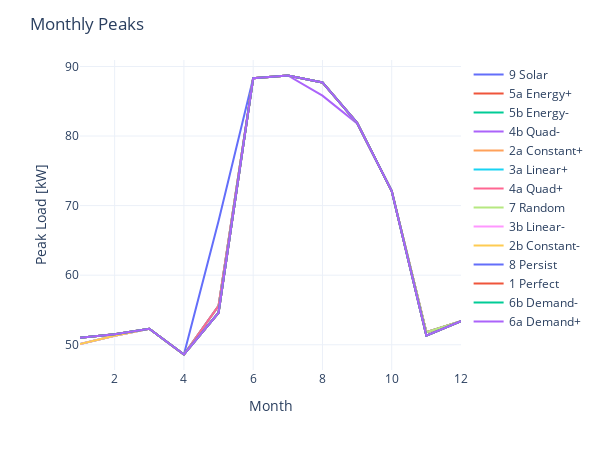

Here is the notebook cell this chart was saved with:
### Code cell
r_peakplot = r.sort_values('p_Ct')[[f'pk_{i}' for i in range(1,13)]].T
r_peakplot.index = list(range(1,13))
f = r_peakplot.plot(width=600,height=450)

f.update_layout(yaxis_title='Peak Load [kW]',
                     xaxis_title='Month',
                     title='Monthly Peaks',
                     template='plotly_white',
                     legend={'title':None})

### Figure 1 — Plotly figure (JSON) as saved in the notebook; plotly's stock layout.template omitted (floating-point values rounded to 4 significant figures)
{"data": [{"hovertemplate": "variable=9 Solar<br>index=%{x}<br>value=%{y}<extra></extra>", "legendgroup": "9 Solar", "line": {"color": "#636efa", "dash": "solid"}, "marker": {"symbol": "circle"}, "mode": "lines", "name": "9 Solar", "orientation": "v", "showlegend": true, "type": "scatter", "x": [1, 2, 3, 4, 5, 6, 7, 8, 9, 10, 11, 12], "xaxis": "x", "y": [51, 51.5, 52.3, 48.6, 67.8, 88.3, 88.7, 87.7, 81.9, 72.1, 51.8, 53.4], "yaxis": "y"}, {"hovertemplate": "variable=5a Energy+<br>index=%{x}<br>value=%{y}<extra></extra>", "legendgroup": "5a Energy+", "line": {"color": "#EF553B", "dash": "solid"}, "marker": {"symbol": "circle"}, "mode": "lines", "name": "5a Energy+", "orientation": "v", "showlegend": true, "type": "scatter", "x": [1, 2, 3, 4, 5, 6, 7, 8, 9, 10, 11, 12], "xaxis": "x", "y": [51, 51.5, 52.3, 48.6, 55.6, 88.3, 88.7, 87.7, 81.9, 72.1, 51.8, 53.4], "yaxis": "y"}, {"hovertemplate": "variable=5b Energy-<br>index=%{x}<br>value=%{y}<extra></extra>", "legendgroup": "5b Energy-", "line": {"color": "#00cc96", "dash": "solid"}, "marker": {"symbol": "circle"}, "mode": "lines", "name": "5b Energy-", "orientation": "v", "showlegend": true, "type": "scatter", "x": [1, 2, 3, 4, 5, 6, 7, 8, 9, 10, 11, 12], "xaxis": "x", "y": [50.1, 51.3, 52.3, 48.6, 54.6, 88.3, 88.7, 87.7, 81.9, 72.1, 51.3, 53.4], "yaxis": "y"}, {"hovertemplate": "variable=4b Quad-<br>index=%{x}<br>value=%{y}<extra></extra>", "legendgroup": "4b Quad-", "line": {"color": "#ab63fa", "dash": "solid"}, "marker": {"symbol": "circle"}, "mode": "lines", "name": "4b Quad-", "orientation": "v", "showlegend": true, "type": "scatter", "x": [1, 2, 3, 4, 5, 6, 7, 8, 9, 10, 11, 12], "xaxis": "x", "y": [50.1, 51.3, 52.3, 48.6, 54.6, 88.3, 88.7, 85.8, 81.8, 72.1, 51.3, 53.4], "yaxis": "y"}, {"hovertemplate": "variable=2a Constant+<br>index=%{x}<br>value=%{y}<extra></extra>", "legendgroup": "2a Constant+", "line": {"color": "#FFA15A", "dash": "solid"}, "marker": {"symbol": "circle"}, "mode": "lines", "name": "2a Constant+", "orientation": "v", "showlegend": true, "type": "scatter", "x": [1, 2, 3, 4, 5, 6, 7, 8, 9, 10, 11, 12], "xaxis": "x", "y": [51, 51.5, 52.3, 48.6, 55.6, 88.3, 88.7, 87.7, 81.9, 72.1, 51.8, 53.4], "yaxis": "y"}, {"hovertemplate": "variable=3a Linear+<br>index=%{x}<br>value=%{y}<extra></extra>", "legendgroup": "3a Linear+", "line": {"color": "#19d3f3", "dash": "solid"}, "marker": {"symbol": "circle"}, "mode": "lines", "name": "3a Linear+", "orientation": "v", "showlegend": true, "type": "scatter", "x": [1, 2, 3, 4, 5, 6, 7, 8, 9, 10, 11, 12], "xaxis": "x", "y": [51, 51.5, 52.3, 48.6, 55.6, 88.3, 88.7, 87.7, 81.9, 72.1, 51.8, 53.4], "yaxis": "y"}, {"hovertemplate": "variable=4a Quad+<br>index=%{x}<br>value=%{y}<extra></extra>", "legendgroup": "4a Quad+", "line": {"color": "#FF6692", "dash": "solid"}, "marker": {"symbol": "circle"}, "mode": "lines", "name": "4a Quad+", "orientation": "v", "showlegend": true, "type": "scatter", "x": [1, 2, 3, 4, 5, 6, 7, 8, 9, 10, 11, 12], "xaxis": "x", "y": [51, 51.5, 52.3, 48.6, 55.6, 88.3, 88.7, 87.7, 81.9, 72.1, 51.8, 53.4], "yaxis": "y"}, {"hovertemplate": "variable=7 Random<br>index=%{x}<br>value=%{y}<extra></extra>", "legendgroup": "7 Random", "line": {"color": "#B6E880", "dash": "solid"}, "marker": {"symbol": "circle"}, "mode": "lines", "name": "7 Random", "orientation": "v", "showlegend": true, "type": "scatter", "x": [1, 2, 3, 4, 5, 6, 7, 8, 9, 10, 11, 12], "xaxis": "x", "y": [51, 51.5, 52.3, 48.6, 54.6, 88.3, 88.7, 87.7, 81.9, 72.1, 51.8, 53.4], "yaxis": "y"}, {"hovertemplate": "variable=3b Linear-<br>index=%{x}<br>value=%{y}<extra></extra>", "legendgroup": "3b Linear-", "line": {"color": "#FF97FF", "dash": "solid"}, "marker": {"symbol": "circle"}, "mode": "lines", "name": "3b Linear-", "orientation": "v", "showlegend": true, "type": "scatter", "x": [1, 2, 3, 4, 5, 6, 7, 8, 9, 10, 11, 12], "xaxis": "x", "y": [50.1, 51.3, 52.3, 48.6, 54.6, 88.3, 88.7, 87.7, 81.9, 72.1, 51.3, 53.4], "yaxis": "y"}, {"hovertemplate": "variable=2b Constant-<br>index=%{x}<br>value=%{y}<extra></extra>", "legendgroup": "2b Constant-", "line": {"color": "#FECB52", "dash": "solid"}, "marker": {"symbol": "circle"}, "mode": "lines", "name": "2b Constant-", "orientation": "v", "showlegend": true, "type": "scatter", "x": [1, 2, 3, 4, 5, 6, 7, 8, 9, 10, 11, 12], "xaxis": "x", "y": [50.1, 51.3, 52.3, 48.6, 54.6, 88.3, 88.7, 87.7, 81.9, 72.1, 51.3, 53.4], "yaxis": "y"}, {"hovertemplate": "variable=8 Persist<br>index=%{x}<br>value=%{y}<extra></extra>", "legendgroup": "8 Persist", "line": {"color": "#636efa", "dash": "solid"}, "marker": {"symbol": "circle"}, "mode": "lines", "name": "8 Persist", "orientation": "v", "showlegend": true, "type": "scatter", "x": [1, 2, 3, 4, 5, 6, 7, 8, 9, 10, 11, 12], "xaxis": "x", "y": [51, 51.5, 52.3, 48.6, 54.6, 88.3, 88.7, 87.7, 81.9, 72.1, 51.3, 53.4], "yaxis": "y"}, {"hovertemplate": "variable=1 Perfect<br>index=%{x}<br>value=%{y}<extra></extra>", "legendgroup": "1 Perfect", "line": {"color": "#EF553B", "dash": "solid"}, "marker": {"symbol": "circle"}, "mode": "lines", "name": "1 Perfect", "orientation": "v", "showlegend": true, "type": "scatter", "x": [1, 2, 3, 4, 5, 6, 7, 8, 9, 10, 11, 12], "xaxis": "x", "y": [51, 51.5, 52.3, 48.6, 54.6, 88.3, 88.7, 87.7, 81.9, 72.1, 51.3, 53.4], "yaxis": "y"}, {"hovertemplate": "variable=6b Demand-<br>index=%{x}<br>value=%{y}<extra></extra>", "legendgroup": "6b Demand-", "line": {"color": "#00cc96", "dash": "solid"}, "marker": {"symbol": "circle"}, "mode": "lines", "name": "6b Demand-", "orientation": "v", "showlegend": true, "type": "scatter", "x": [1, 2, 3, 4, 5, 6, 7, 8, 9, 10, 11, 12], "xaxis": "x", "y": [51, 51.5, 52.3, 48.6, 54.6, 88.3, 88.7, 87.7, 81.9, 72.1, 51.3, 53.4], "yaxis": "y"}, {"hovertemplate": "variable=6a Demand+<br>index=%{x}<br>value=%{y}<extra></extra>", "legendgroup": "6a Demand+", "line": {"color": "#ab63fa", "dash": "solid"}, "marker": {"symbol": "circle"}, "mode": "lines", "name": "6a Demand+", "orientation": "v", "showlegend": true, "type": "scatter", "x": [1, 2, 3, 4, 5, 6, 7, 8, 9, 10, 11, 12], "xaxis": "x", "y": [51, 51.5, 52.3, 48.6, 54.6, 88.3, 88.7, 87.7, 81.9, 72.1, 51.3, 53.4], "yaxis": "y"}], "layout": {"height": 450, "legend": {"title": {}, "tracegroupgap": 0}, "margin": {"t": 60}, "title": {"text": "Monthly Peaks"}, "width": 600, "xaxis": {"anchor": "y", "domain": [0, 1], "title": {"text": "Month"}}, "yaxis": {"anchor": "x", "domain": [0, 1], "title": {"text": "Peak Load [kW]"}}}}
